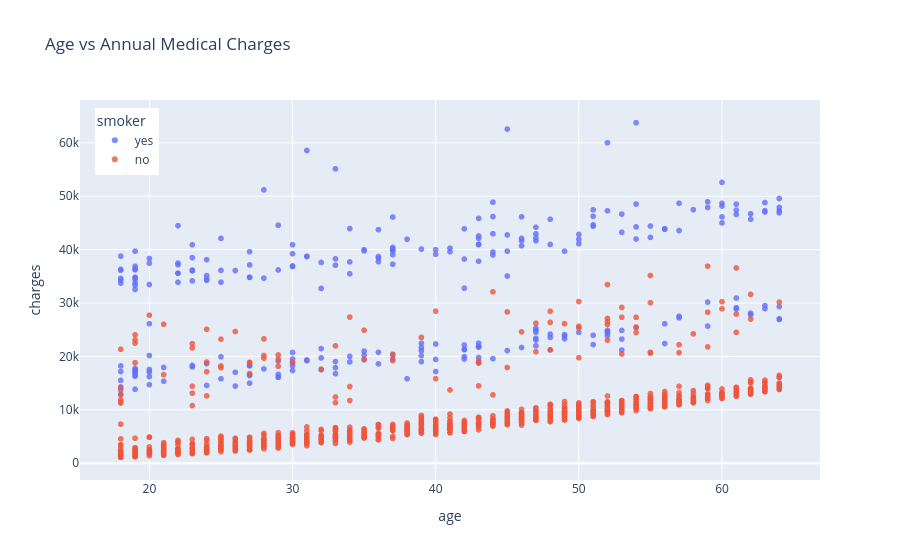

Notebook code for this chart:
### Code cell
fig = px.scatter(medical_df,
                 x="age",
                 y="charges",
                 color="smoker",
                 opacity=0.8,
                 hover_data=["sex", "bmi"],
                 title="Age vs Annual Medical Charges"
)
fig.update_layout(legend=dict(x=0.02, y=0.98))
fig.update_traces(marker_size=6)
fig.show()

### Figure 1 — Plotly figure (JSON) as saved in the notebook; plotly's stock layout.template omitted (floating-point values rounded to 4 significant figures; data arrays with more than 128 entries replaced by an {"elided": "..."} marker saying what was removed)
{"data": [{"customdata": {"elided": "274x2 mixed values"}, "hovertemplate": "smoker=yes<br>age=%{x}<br>charges=%{y}<br>sex=%{customdata[0]}<br>bmi=%{customdata[1]}<extra></extra>", "legendgroup": "yes", "marker": {"color": "#636efa", "opacity": 0.8, "size": 6, "symbol": "circle"}, "mode": "markers", "name": "yes", "showlegend": true, "type": "scattergl", "x": {"elided": "274 int values"}, "xaxis": "x", "y": {"elided": "274 float values"}, "yaxis": "y"}, {"customdata": {"elided": "1064x2 mixed values"}, "hovertemplate": "smoker=no<br>age=%{x}<br>charges=%{y}<br>sex=%{customdata[0]}<br>bmi=%{customdata[1]}<extra></extra>", "legendgroup": "no", "marker": {"color": "#EF553B", "opacity": 0.8, "size": 6, "symbol": "circle"}, "mode": "markers", "name": "no", "showlegend": true, "type": "scattergl", "x": {"elided": "1064 int values"}, "xaxis": "x", "y": {"elided": "1064 float values"}, "yaxis": "y"}], "layout": {"legend": {"title": {"text": "smoker"}, "tracegroupgap": 0, "x": 0.02, "y": 0.98}, "title": {"text": "Age vs Annual Medical Charges"}, "xaxis": {"anchor": "y", "domain": [0, 1], "title": {"text": "age"}}, "yaxis": {"anchor": "x", "domain": [0, 1], "title": {"text": "charges"}}}}
